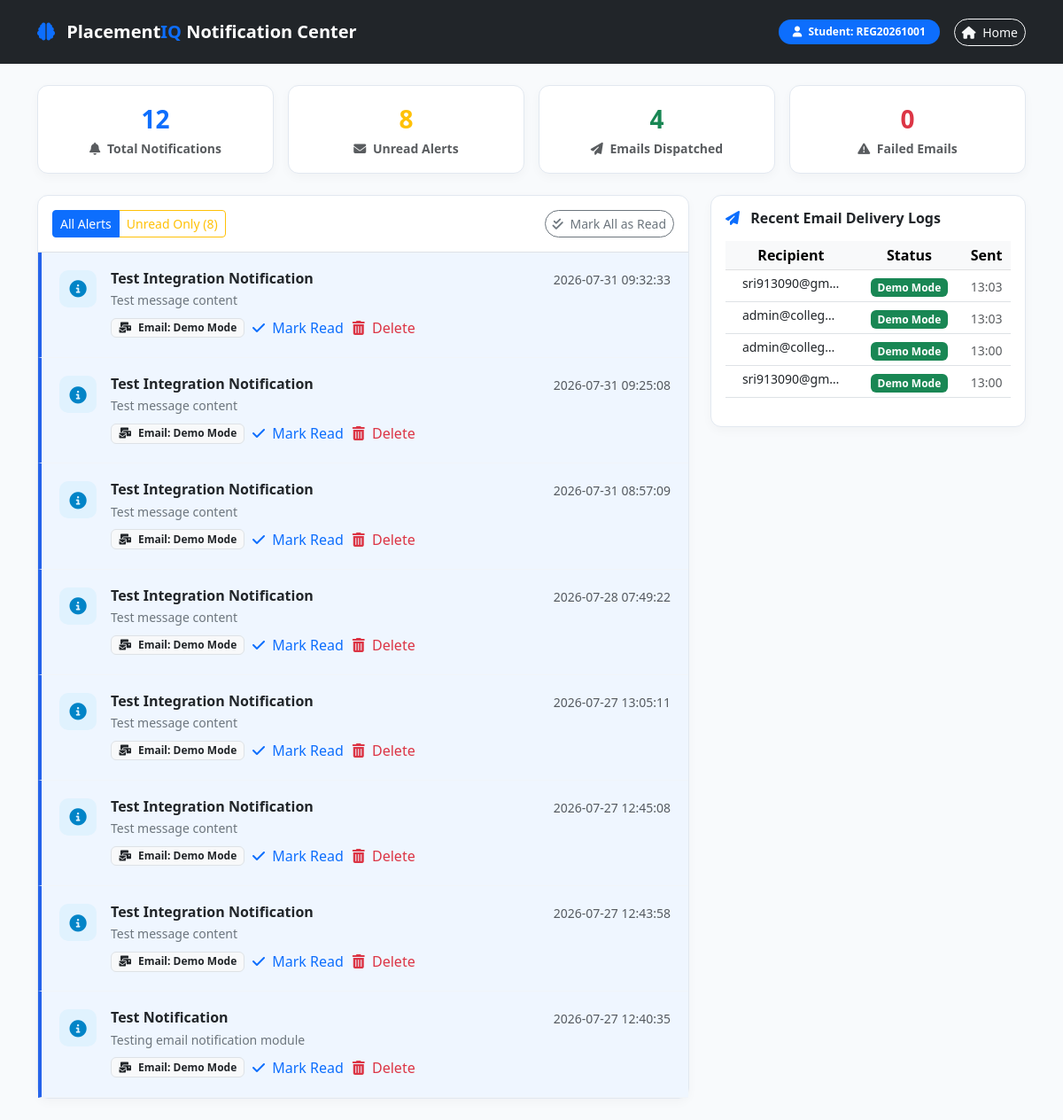
Screenshot of /notifications/hub with the database file from the repository.
### tables this page shows
CREATE TABLE notifications (
            id INTEGER PRIMARY KEY AUTOINCREMENT,
            user_type TEXT NOT NULL,
            user_id TEXT NOT NULL,
            title TEXT NOT NULL,
            message TEXT NOT NULL,
            type TEXT DEFAULT 'info',
            email_status TEXT DEFAULT 'Demo Mode',
            email_recipient TEXT,
            is_read INTEGER DEFAULT 0,
            created_at DATETIME DEFAULT CURRENT_TIMESTAMP
        );

CREATE TABLE email_logs (
            id INTEGER PRIMARY KEY AUTOINCREMENT,
            recipient TEXT NOT NULL,
            subject TEXT NOT NULL,
            body_html TEXT,
            status TEXT DEFAULT 'Demo Mode',
            error_message TEXT,
            sent_at DATETIME DEFAULT CURRENT_TIMESTAMP
        );

### routes/notifications.py (the view)
@notifications_bp.route('/hub')
def hub():
    user_type, user_id = _get_current_user_context()
    if not user_type:
        user_type = 'student'
        user_id = 'REG20261001' # Default demo context if guest
    unread_only = request.args.get('unread') == 'true'
    is_read = False if unread_only else None
    notifications = database.get_user_notifications(user_type, user_id, is_read=is_read)
    unread_count = database.get_unread_notification_count(user_type, user_id)
    analytics = database.get_notification_analytics()
    return render_template(
        'notifications/hub.html',
        notifications=notifications,
        unread_count=unread_count,
        user_type=user_type,
        user_id=user_id,
        analytics=analytics,
        unread_only=unread_only
    )

### app.py (called while the page is built)
@app.context_processor
def inject_notifications():
    from flask import session
    user_type, user_id = _get_current_user_context()
    count = 0
    if user_type and user_id:
        count = database.get_unread_notification_count(user_type, user_id)
    return dict(unread_notif_count=count)

### database.py (called while the page is built)
def get_db_connection():
    if not os.path.exists(DB_DIR):
        os.makedirs(DB_DIR, exist_ok=True)
    conn = sqlite3.connect(DB_PATH)
    conn.row_factory = sqlite3.Row
    return conn

def get_user_notifications(user_type, user_id, is_read=None, limit=50):
    conn = get_db_connection()
    cursor = conn.cursor()
    query = "SELECT * FROM notifications WHERE user_type = ? AND user_id = ?"
    params = [user_type, str(user_id)]
    if is_read is not None:
        query += " AND is_read = ?"
        params.append(1 if is_read else 0)
    query += " ORDER BY created_at DESC LIMIT ?"
    params.append(limit)
    cursor.execute(query, params)
    rows = cursor.fetchall()
    conn.close()
    return [dict(r) for r in rows]

def get_unread_notification_count(user_type, user_id):
    conn = get_db_connection()
    cursor = conn.cursor()
    cursor.execute('''
        SELECT COUNT(*) as count
        FROM notifications
        WHERE user_type = ? AND user_id = ? AND is_read = 0
    ''', (user_type, str(user_id)))
    res = cursor.fetchone()
    conn.close()
    return res['count'] if res else 0

### routes/notifications.py (called while the page is built)
def _get_current_user_context():
    if session.get('student_logged_in') and session.get('student_reg'):
        return 'student', session.get('student_reg')
    elif session.get('company_logged_in') and session.get('company_id'):
        return 'company', str(session.get('company_id'))
    elif session.get('admin_logged_in'):
        return 'admin', session.get('admin_user', 'admin')
    return None, None

### templates/notifications/hub.html (shortened to what this page needs)
<!DOCTYPE html>
<html lang="en">
<head>
    <link href="https://cdn.jsdelivr.net/npm/bootstrap@5.3.0/dist/css/bootstrap.min.css" rel="stylesheet">
    <link rel="stylesheet" href="https://cdnjs.cloudflare.com/ajax/libs/font-awesome/6.4.0/css/all.min.css">
</head>
<body>
    <nav class="navbar navbar-expand-lg navbar-dark bg-dark py-3">
        <div class="container">
            <a class="navbar-brand fw-bold" href="/">
                <i class="fas fa-brain text-primary me-2"></i> Placement<span class="text-primary">IQ</span> Notification Center
            </a>
            <div class="d-flex align-items-center gap-3">
                <span class="badge bg-primary rounded-pill px-3 py-2">
                    <i class="fas fa-user me-1"></i> {{ user_type|capitalize }}: {{ user_id }}
                </span>
                <a href="/" class="btn btn-outline-light btn-sm rounded-pill"><i class="fas fa-home me-1"></i> Home</a>
            </div>
        </div>
    </nav>
    <div class="container py-4">
        <div class="row g-3 mb-4">
            <div class="col-md-3">
                <div class="notif-card p-3 text-center">
                    <div class="text-primary fs-3 fw-bold">{{ analytics.total_notifications }}</div>
                    <small class="text-muted fw-semibold"><i class="fas fa-bell me-1"></i> Total Notifications</small>
                </div>
            </div>
            <div class="col-md-3">
                <div class="notif-card p-3 text-center">
                    <div class="text-warning fs-3 fw-bold">{{ unread_count }}</div>
                    <small class="text-muted fw-semibold"><i class="fas fa-envelope me-1"></i> Unread Alerts</small>
                </div>
            </div>
            <div class="col-md-3">
                <div class="notif-card p-3 text-center">
                    <div class="text-success fs-3 fw-bold">{{ analytics.sent_emails }}</div>
                    <small class="text-muted fw-semibold"><i class="fas fa-paper-plane me-1"></i> Emails Dispatched</small>
                </div>
            </div>
            <div class="col-md-3">
                <div class="notif-card p-3 text-center">
                    <div class="text-danger fs-3 fw-bold">{{ analytics.failed_emails }}</div>
                    <small class="text-muted fw-semibold"><i class="fas fa-exclamation-triangle me-1"></i> Failed Emails</small>
                </div>
            </div>
        </div>
        <div class="row g-4">
            <div class="col-lg-8">
                <div class="notif-card">
                    <div class="p-3 border-bottom d-flex align-items-center justify-content-between">
                        <div class="btn-group btn-group-sm" role="group">
                            <a href="{{ url_for('notifications.hub') }}" class="btn btn-outline-primary {% if not unread_only %}active{% endif %}">All Alerts</a>
                            <a href="{{ url_for('notifications.hub', unread='true') }}" class="btn btn-outline-warning {% if unread_only %}active{% endif %}">Unread Only ({{ unread_count }})</a>
                        </div>
                        <button class="btn btn-sm btn-outline-secondary rounded-pill" id="markAllReadBtn">
                            <i class="fas fa-check-double me-1"></i> Mark All as Read
                        </button>
                    </div>
                    <div id="notificationsList">
                        {% if notifications %}
                            {% for n in notifications %}
                            <div class="notif-item {% if not n.is_read %}unread{% endif %}" id="notif-{{ n.id }}">
                                <div class="d-flex align-items-start gap-3">
                                    <div class="icon-badge badge-{{ n.type }}">
                                        {% if n.type == 'success' %}<i class="fas fa-check-circle"></i>
                                        {% elif n.type == 'danger' %}<i class="fas fa-exclamation-circle"></i>
                                        {% elif n.type == 'warning' %}<i class="fas fa-exclamation-triangle"></i>
                                        {% elif n.type == 'reminder' %}<i class="fas fa-clock"></i>
                                        {% elif n.type == 'recommendation' %}<i class="fas fa-lightbulb"></i>
                                        {% else %}<i class="fas fa-info-circle"></i>{% endif %}
                                    </div>
                                    <div class="flex-grow-1">
                                        <div class="d-flex justify-content-between align-items-start">
                                            <h6 class="fw-bold text-dark mb-1">{{ n.title }}</h6>
                                            <small class="text-muted ms-2">{{ n.created_at }}</small>
                                        </div>
                                        <p class="text-secondary small mb-2">{{ n.message }}</p>
                                        <div class="d-flex align-items-center gap-2">
                                            <span class="badge bg-light text-dark border"><i class="fas fa-mail-bulk me-1"></i> Email: {{ n.email_status }}</span>
                                            {% if not n.is_read %}
                                                <button class="btn btn-link p-0 text-primary small text-decoration-none mark-read-btn" data-id="{{ n.id }}">
                                                    <i class="fas fa-check me-1"></i> Mark Read
                                                </button>
                                            {% endif %}
                                            <button class="btn btn-link p-0 text-danger small text-decoration-none delete-notif-btn" data-id="{{ n.id }}">
                                                <i class="fas fa-trash-alt me-1"></i> Delete
                                            </button>
                                        </div>
                                    </div>
                                </div>
                            </div>
                            {% endfor %}
                        {% else %}
                            <div class="text-center py-5 text-muted">
                                <i class="fas fa-bell-slash fa-3x mb-3 text-secondary"></i>
                                <h6>No notifications found.</h6>
                            </div>
                        {% endif %}
                    </div>
                </div>
            </div>
            <div class="col-lg-4">
                <div class="notif-card p-3 mb-4">
                    <h6 class="fw-bold text-dark mb-3"><i class="fas fa-paper-plane text-primary me-2"></i> Recent Email Delivery Logs</h6>
                    <div class="table-responsive" style="max-height: 400px; overflow-y: auto;">
                        <table class="table table-sm text-center align-middle">
                            <thead class="table-light">
                                <tr>
                                    <th>Recipient</th>
                                    <th>Status</th>
                                    <th>Sent</th>
                                </tr>
                            </thead>
                            <tbody>
                                {% if analytics.recent_emails %}
                                    {% for log in analytics.recent_emails[:10] %}
                                    <tr>
                                        <td><small class="text-truncate d-inline-block" style="max-width: 110px;">{{ log.recipient }}</small></td>
                                        <td>
                                            {% if log.status in ['Sent', 'Demo Mode'] %}
                                                <span class="badge bg-success small">{{ log.status }}</span>
                                            {% else %}
                                                <span class="badge bg-danger small">Failed</span>
                                            {% endif %}
                                        </td>
                                        <td><small class="text-muted">{{ log.sent_at[11:16] }}</small></td>
                                    </tr>
                                    {% endfor %}
                                {% else %}
                                    <tr><td colspan="3" class="text-muted py-3">No email logs available</td></tr>
                                {% endif %}
                            </tbody>
                        </table>
                    </div>
                </div>
            </div>
        </div>
    </div>
</body>
</html>

### templates/notifications/hub.html (style rules this page uses)
body { background-color: #f8fafc; font-family: 'Segoe UI', system-ui, sans-serif; color: #1e293b; }
.notif-card { background: #fff; border-radius: 12px; border: 1px solid #e2e8f0; box-shadow: 0 4px 12px rgba(0,0,0,0.03); }
.notif-item { padding: 1.25rem; border-bottom: 1px solid #f1f5f9; transition: background-color 0.2s ease; position: relative; }
.notif-item.unread { background-color: #eff6ff; border-left: 4px solid #2563eb; }
.icon-badge { width: 42px; height: 42px; border-radius: 10px; display: flex; align-items: center; justify-content: center; font-size: 1.2rem; }
.badge-info { background-color: #e0f2fe; color: #0284c7; }

### rows the page displays
notifications: title "Test Integration Notification", created_at "2026-07-31 09:32:33", message "Test message content", email_status "Demo Mode"
notifications: title "Test Integration Notification", created_at "2026-07-31 09:25:08", message "Test message content", email_status "Demo Mode"
notifications: title "Test Integration Notification", created_at "2026-07-31 08:57:09", message "Test message content", email_status "Demo Mode"
notifications: title "Test Integration Notification", created_at "2026-07-28 07:49:22", message "Test message content", email_status "Demo Mode"
notifications: title "Test Integration Notification", created_at "2026-07-27 13:05:11", message "Test message content", email_status "Demo Mode"
notifications: title "Test Integration Notification", created_at "2026-07-27 12:45:08", message "Test message content", email_status "Demo Mode"
notifications: title "Test Integration Notification", created_at "2026-07-27 12:43:58", message "Test message content", email_status "Demo Mode"
notifications: title "Test Notification", created_at "2026-07-27 12:40:35", message "Testing email notification module", email_status "Demo Mode"
email_logs: recipient "sri913090@gm…", status "Demo Mode", sent_at "13:03"
email_logs: recipient "admin@colleg…", status "Demo Mode", sent_at "13:03"
email_logs: recipient "admin@colleg…", status "Demo Mode", sent_at "13:00"
email_logs: recipient "sri913090@gm…", status "Demo Mode", sent_at "13:00"

### other values shown
{{ user_type|capitalize }} "Student"
{{ user_id }} "REG20261001"
{{ analytics.total_notifications }} "12"
{{ unread_count }} "8"
{{ analytics.sent_emails }} "4"
{{ analytics.failed_emails }} "0"
